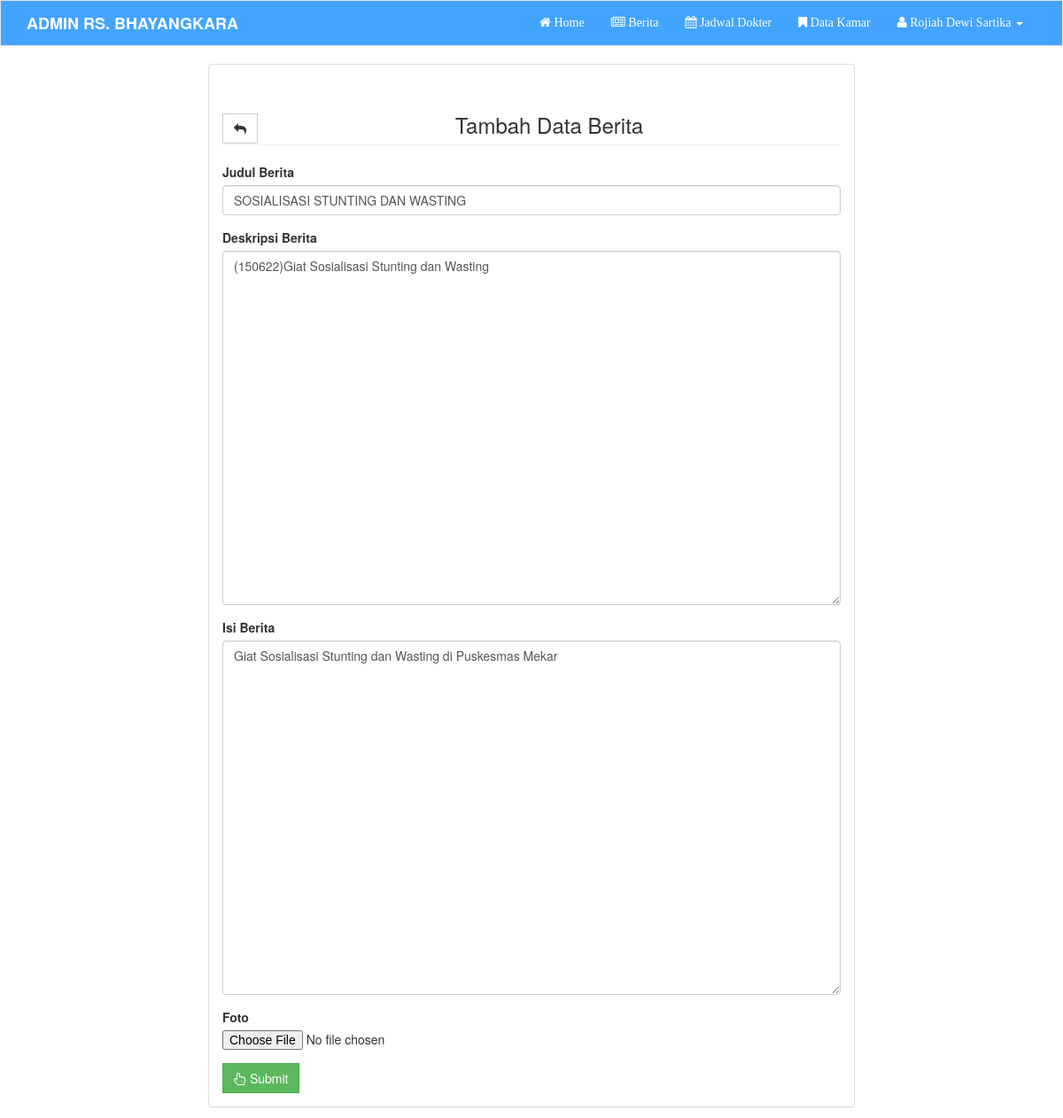
Page /admin/admin.php?hal=edit_berita&x=34 (signed in) on the committed database.
### tables this page shows
CREATE TABLE `berita` (
  `id_berita` int(10) NOT NULL,
  `judul` text NOT NULL,
  `isi` text NOT NULL,
  `deskripsi` text NOT NULL,
  `tgl_buat` date NOT NULL,
  `foto` varchar(100) NOT NULL
);

### admin/admin.php (the view, shortened to what this page needs)
<?php
	include "../koneksi.php";
	if (isset($_SESSION['admin_bhayangkara'])) {
		$id = base64_decode(base64_decode($_SESSION['admin_bhayangkara']));
		$a = $mysqli->query("SELECT * FROM admin WHERE id_admin = '$id' ");
		$row = $a->fetch_array();
	} else {
		die();
	}
?>
<!DOCTYPE html>
<html>
<head>
	<link rel="stylesheet" type="text/css" href="bootstrap/css/bootstrap.css">
	<link rel="stylesheet" type="text/css" href="bootstrap/font-awesome/css/font-awesome.css">
</head>
<body>
	<nav class="navbar navbar-default" style="border-radius:0px; background-color:#42a4ff;">
	  <div class="container">
	    <div class="navbar-header">
	      <a class="navbar-brand" href="#" style="color:#fff; font-weight:bold;">ADMIN RS. BHAYANGKARA</a>
	    </div>
	    <div class="collapse navbar-collapse" id="bs-example-navbar-collapse-1">
	      <ul class="nav navbar-nav navbar-right">
	        <li><a href="admin.php"><i class="fa fa-home"></i> Home</a></li>
	        <li><a href="?hal=berita"><i class="fa fa-newspaper-o"></i> Berita</a></li>
	        <li><a href="?hal=jadwal"><i class="fa fa-calendar"></i> Jadwal Dokter</a></li>
	        <li><a href="?hal=kamar"><i class="fa fa-bookmark"></i> Data Kamar</a></li>
	        <li class="dropdown">
	          <a href="#" class="dropdown-toggle" data-toggle="dropdown" role="button" aria-haspopup="true" aria-expanded="false"><i class="fa fa-user"></i> <?php echo $row['nama'] ?> <span class="caret"></span></a>
	        </li>
	      </ul>
	    </div>
	  </div>
	</nav>
	<div class="container">
	  <?php include "konten.php"; ?>
	</div>
</body>
</html>

### admin/konten/edit_berita.php (shortened to what this page needs)
<?php
	if (isset($_GET['x'])) {
       $id = $_GET['x'];
       $s = $mysqli->query("SELECT * FROM berita WHERE id_berita = '$id' ");
       $n = $s->num_rows;
       if ($n == 0) {
       	  header("location:?hal=berita");
       } elseif ($n == 1) {
       	  $r = $s->fetch_array();
       }
	} else {
	   header("location:?hal=berita");
	}
?>
<div class="col-lg-8 col-md-offset-2">
  <div class="panel panel-default">
	<div class="panel-body">
	  <h3 align="center" class="page-header"><a href="?hal=berita" class="btn btn-default pull-left"><i class="fa fa-reply"></i></a> Tambah Data Berita</h3>
	  <form method="POST" enctype="multipart/form-data">
	  	 <div class="form-group">
	  	   <label>Judul Berita</label>
	  	   <input type="text" name="jd" class="form-control" required placeholder="Judul Berita" value="<?php echo $r['judul'] ?>">
	  	 </div>
	  	 <div class="form-group">
	  	   <label>Deskripsi Berita</label>
	  	   <textarea name="des" class="form-control" style="height:400px;"><?php echo $r['deskripsi'] ?></textarea>
	  	 </div>
	  	 <div class="form-group">
	  	   <label>Isi Berita</label>
	  	   <textarea name="isi" class="form-control" id="berita" style="height:400px;"><?php echo $r['isi'] ?></textarea>
	  	 </div>
	  	 <div class="form-group">
	  	   <label>Foto</label>
	  	   <input type="file" name="file">
	  	 </div>
	  	 <button type="submit" class="btn btn-success" name="submit"><i class="fa fa-hand-pointer-o"></i> Submit</button>
	  </form>
	</div>
  </div>
</div>

### admin/admin.php (style rules this page uses)
.navbar > .container > .collapse > .nav > li > a { color:#fff; font-family: Times New Roman; }
.btn { border-radius: 0px; }

### rows in the picture
berita: jd "SOSIALISASI STUNTING DAN WASTING", des "(150622)Giat Sosialisasi Stunting dan Wasting", isi "Giat Sosialisasi Stunting dan Wasting di Puskesmas Mekar"

### other values in the picture
$row['nama'] "Rojiah Dewi Sartika"
